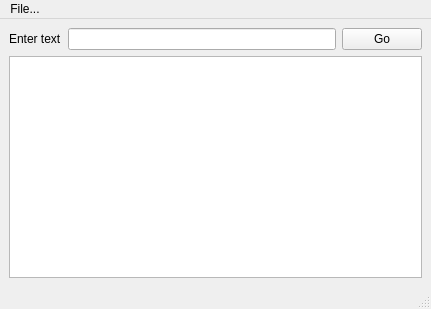
<?xml version="1.0" encoding="UTF-8"?>
<ui version="4.0">
 <class>MainWindow</class>
 <widget class="QMainWindow" name="MainWindow">
  <property name="geometry">
   <rect>
    <x>0</x>
    <y>0</y>
    <width>431</width>
    <height>309</height>
   </rect>
  </property>
  <property name="windowTitle">
   <string>MainWindow</string>
  </property>
  <widget class="QWidget" name="centralwidget">
   <layout class="QVBoxLayout" name="verticalLayout_2">
    <item>
     <layout class="QVBoxLayout" name="verticalLayout">
      <item>
       <layout class="QHBoxLayout" name="horizontalLayout">
        <item>
         <widget class="QLabel" name="label">
          <property name="text">
           <string>Enter text</string>
          </property>
         </widget>
        </item>
        <item>
         <widget class="QLineEdit" name="lineEdit"/>
        </item>
        <item>
         <widget class="QPushButton" name="pushButton">
          <property name="text">
           <string>Go</string>
          </property>
         </widget>
        </item>
       </layout>
      </item>
      <item>
       <widget class="QTextEdit" name="textEdit"/>
      </item>
     </layout>
    </item>
   </layout>
  </widget>
  <widget class="QStatusBar" name="statusbar"/>
  <widget class="QMenuBar" name="menubar">
   <property name="geometry">
    <rect>
     <x>0</x>
     <y>0</y>
     <width>431</width>
     <height>29</height>
    </rect>
   </property>
   <widget class="QMenu" name="menuWindow_title">
    <property name="title">
     <string>File...</string>
    </property>
    <addaction name="actionOpen"/>
   </widget>
   <addaction name="menuWindow_title"/>
  </widget>
  <action name="actionOpen">
   <property name="text">
    <string>Open...</string>
   </property>
  </action>
 </widget>
 <resources/>
 <connections/>
</ui>
